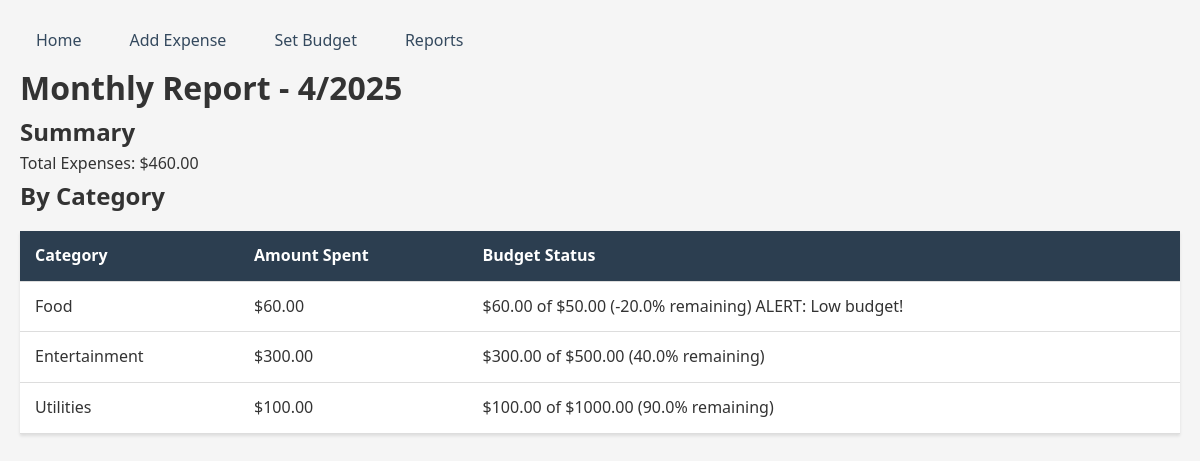
Screenshot of /report with the database file from the repository.
### app/models.py (models this page shows)
class Expense(db.Model):
    __tablename__ = 'expenses'
    id = db.Column(db.Integer, primary_key=True)
    amount = db.Column(db.Float, nullable=False)
    category = db.Column(db.String(50), nullable=False)
    description = db.Column(db.String(200))
    date = db.Column(db.DateTime, default=datetime.utcnow)
    user_id = db.Column(db.Integer, db.ForeignKey('users.id'))  # Must match User.__tablename__

### app/routes.py (the view)
@main_routes.route('/report')
def report():
    now = datetime.now()
    expenses = Expense.query.filter(
        db.extract('month', Expense.date) == now.month,
        db.extract('year', Expense.date) == now.year
    ).all()
    total = sum(exp.amount for exp in expenses)
    categories = {}
    for exp in expenses:
        if exp.category not in categories:
            categories[exp.category] = 0
        categories[exp.category] += exp.amount
    budget_data = {}
    for category in categories:
        budget = Budget.query.filter_by(
            category=category,
            month=now.month,
            year=now.year
        ).first()
        if budget:
            spent = categories[category]
            remaining = budget.amount - spent
            percent = (remaining / budget.amount) * 100
            budget_data[category] = {
                'budget': budget.amount,
                'spent': spent,
                'remaining': remaining,
                'percent': percent
            }
    return render_template('report.html',
                         total=total,
                         categories=categories,
                         budget_data=budget_data,
                         month=now.month,
                         year=now.year)

### app/templates/report.html
{% extends "base.html" %}
{% block content %}
<h1>Monthly Report - {{ month }}/{{ year }}</h1>
<section>
    <h2>Summary</h2>
    <p>Total Expenses: ${{ "%.2f"|format(total) }}</p>
</section>
<section>
    <h2>By Category</h2>
    <table>
        <tr>
            <th>Category</th>
            <th>Amount Spent</th>
            <th>Budget Status</th>
        </tr>
        {% for category, amount in categories.items() %}
        <tr>
            <td>{{ category }}</td>
            <td>${{ "%.2f"|format(amount) }}</td>
            <td>
                {% if category in budget_data %}
                    {% set data = budget_data[category] %}
                    ${{ "%.2f"|format(data.spent) }} of ${{ "%.2f"|format(data.spent + data.remaining) }}
                    ({{ "%.1f"|format(data.percent) }}% remaining)
                    {% if data.percent < 10 %}
                        <span class="alert">ALERT: Low budget!</span>
                    {% elif data.spent > (data.spent + data.remaining) %}
                        <span class="alert">ALERT: Budget exceeded!</span>
                    {% endif %}
                {% else %}
                    No budget set
                {% endif %}
            </td>
        </tr>
        {% endfor %}
    </table>
</section>
{% endblock %}

### app/static/style.css (style rules this page uses)
* { margin: 0; padding: 0; box-sizing: border-box; }
body { font-family: 'Segoe UI', Tahoma, Geneva, Verdana, sans-serif; line-height: 1.6; color: #333; background-color: #f5f5f5; padding: 20px; }
table { width: 100%; border-collapse: collapse; margin: 1rem 0; background: white; box-shadow: 0 2px 3px rgba(0,0,0,0.1); }
th, td { padding: 12px 15px; text-align: left; border-bottom: 1px solid #ddd; }
th { background-color: #2c3e50; color: white; }

### rows the page displays
Expense: category "Food", amount "60.00", spent "60.00", spent "50.00", percent "-20.0", shows "ALERT: Low budget!"
Expense: category "Entertainment", amount "300.00", spent "300.00", spent "500.00", percent "40.0"
Expense: category "Utilities", amount "100.00", spent "100.00", spent "1000.00", percent "90.0"

### other values shown
{{ "%.2f"|format(total) }} "460.00"
